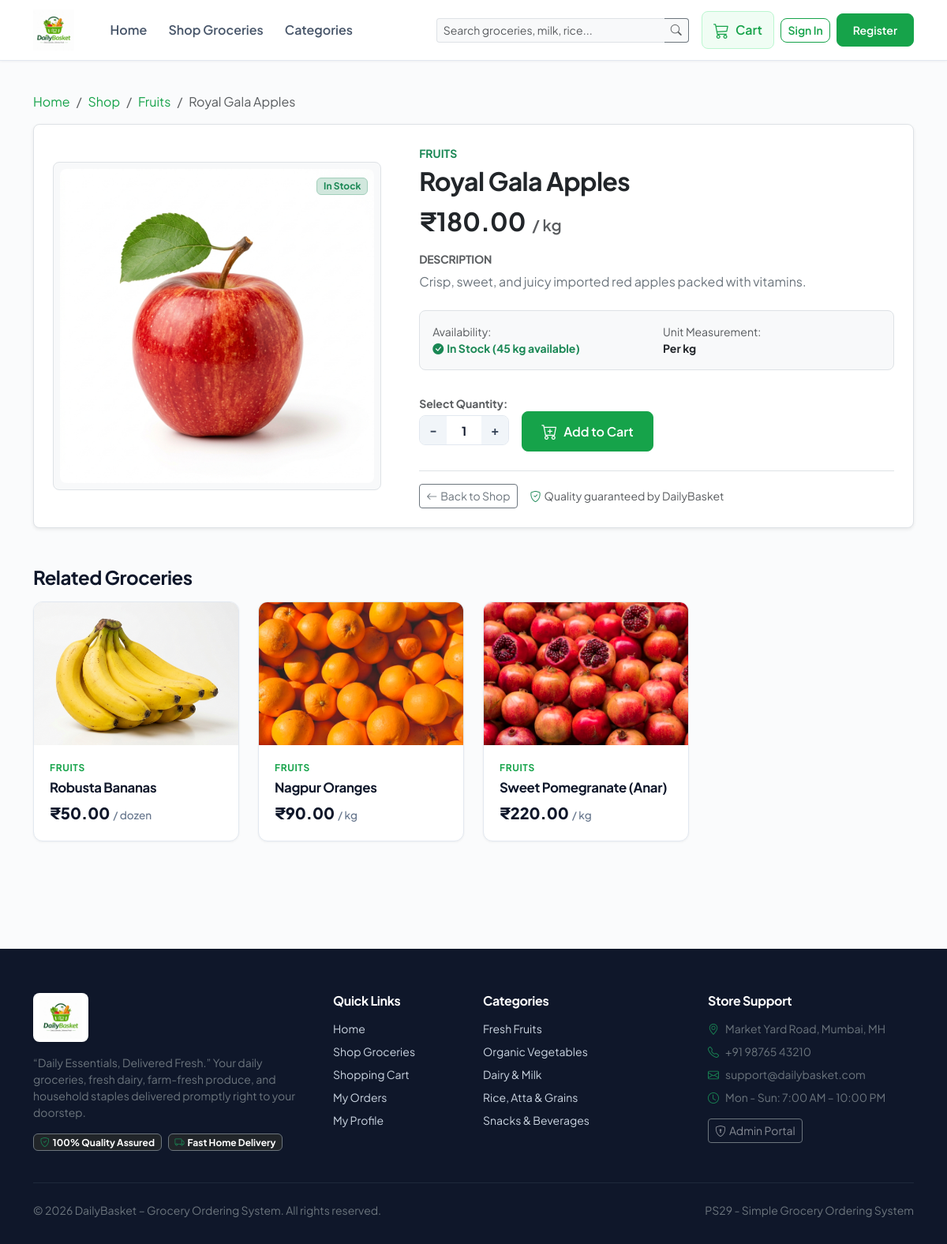
Screenshot of /product.php?id=1 with the database file from the repository.
### tables this page shows
CREATE TABLE `products` (
  `id` INT AUTO_INCREMENT PRIMARY KEY,
  `category_id` INT NOT NULL,
  `name` VARCHAR(150) NOT NULL,
  `description` TEXT NULL,
  `price` DECIMAL(10,2) NOT NULL,
  `stock` INT NOT NULL DEFAULT 0,
  `unit` VARCHAR(50) NOT NULL DEFAULT 'kg',
  `image` VARCHAR(255) NULL,
  `status` ENUM('active', 'inactive', 'out_of_stock') DEFAULT 'active',
  `created_at` TIMESTAMP DEFAULT CURRENT_TIMESTAMP,
  `updated_at` TIMESTAMP DEFAULT CURRENT_TIMESTAMP ON UPDATE CURRENT_TIMESTAMP,
  FOREIGN KEY (`category_id`) REFERENCES `categories` (`id`) ON DELETE CASCADE
);

CREATE TABLE `categories` (
  `id` INT AUTO_INCREMENT PRIMARY KEY,
  `name` VARCHAR(100) NOT NULL UNIQUE,
  `description` TEXT NULL,
  `image` VARCHAR(255) NULL,
  `created_at` TIMESTAMP DEFAULT CURRENT_TIMESTAMP
);

### product.php (the view, shortened to what this page needs)
<?php
$productId = isset($_GET['id']) && is_numeric($_GET['id']) ? (int)$_GET['id'] : 0;
require_once __DIR__ . '/includes/header.php';
$db = getDB();
$stmt = $db->prepare("
    SELECT p.*, c.name as category_name, c.id as category_id
    FROM products p
    JOIN categories c ON p.category_id = c.id
    WHERE p.id = ? AND p.status != 'inactive'
");
$stmt->execute([$productId]);
$product = $stmt->fetch();
$relStmt = $db->prepare("
    SELECT p.*, c.name as category_name
    FROM products p
    JOIN categories c ON p.category_id = c.id
    WHERE p.category_id = ? AND p.id != ? AND p.status != 'inactive'
    LIMIT 4
");
$relStmt->execute([$product['category_id'], $product['id']]);
$relatedProducts = $relStmt->fetchAll();
?>
<div class="container py-4">
    <nav aria-label="breadcrumb">
        <ol class="breadcrumb small">
            <li class="breadcrumb-item"><a href="<?= baseUrl('index.php') ?>">Home</a></li>
            <li class="breadcrumb-item"><a href="<?= baseUrl('shop.php') ?>">Shop</a></li>
            <li class="breadcrumb-item"><a href="<?= baseUrl('shop.php?category=' . $product['category_id']) ?>"><?= escape($product['category_name']) ?></a></li>
            <li class="breadcrumb-item active" aria-current="page"><?= escape($product['name']) ?></li>
        </ol>
    </nav>
    <div class="card border shadow-sm rounded-3 p-4 mb-5 bg-white">
        <div class="row g-5 align-items-center">
            <div class="col-lg-5 text-center">
                <div class="rounded-3 overflow-hidden bg-light border p-2 position-relative">
                    <img src="<?= getProductImageUrl($product['image']) ?>" alt="<?= escape($product['name']) ?>" class="img-fluid rounded-3" style="max-height: 420px; width: 100%; object-fit: cover;">
                    <div class="position-absolute top-0 end-0 p-3">
                        <?= getStockBadge((int)$product['stock'], $product['status']) ?>
                    </div>
                </div>
            </div>
            <div class="col-lg-7">
                <span class="text-success text-uppercase fw-bold small"><?= escape($product['category_name']) ?></span>
                <h1 class="h2 fw-bold mt-1 mb-2"><?= escape($product['name']) ?></h1>
                <div class="d-flex align-items-baseline gap-2 mb-3">
                    <span class="fs-2 fw-bolder text-dark"><?= formatPrice($product['price']) ?></span>
                    <span class="text-muted fw-semibold fs-5">/ <?= escape($product['unit']) ?></span>
                </div>
                <div class="mb-4">
                    <h6 class="fw-bold text-muted small text-uppercase">Description</h6>
                    <p class="text-secondary leading-relaxed">
                        <?= nl2br(escape($product['description'])) ?>
                    </p>
                </div>
                <div class="p-3 bg-light rounded-3 mb-4 border">
                    <div class="row g-3 small">
                        <div class="col-6">
                            <span class="text-muted d-block">Availability:</span>
                            <?php if ($product['stock'] > 0): ?>
                                <strong class="text-success"><i class="bi bi-check-circle-fill me-1"></i>In Stock (<?= (int)$product['stock'] ?> <?= escape($product['unit']) ?> available)</strong>
                            <?php else: ?>
                                <strong class="text-danger"><i class="bi bi-x-circle-fill me-1"></i>Currently Out of Stock</strong>
                            <?php endif; ?>
                        </div>
                        <div class="col-6">
                            <span class="text-muted d-block">Unit Measurement:</span>
                            <strong>Per <?= escape($product['unit']) ?></strong>
                        </div>
                    </div>
                </div>
                <?php if ($product['stock'] > 0 && $product['status'] === 'active'): ?>
                    <form action="<?= baseUrl('cart-action.php') ?>" method="POST" class="mb-4">
                        <div class="row align-items-center g-3">
                            <div class="col-auto">
                                <label class="form-label small fw-bold text-muted mb-1 d-block">Select Quantity:</label>
                                <div class="fc-qty-group">
                                    <button type="button" class="fc-qty-btn" data-action="dec">-</button>
                                    <input type="number" name="quantity" class="fc-qty-input" value="1" min="1" max="<?= $product['stock'] ?>">
                                    <button type="button" class="fc-qty-btn" data-action="inc">+</button>
                                </div>
                            </div>
                            <div class="col-auto">
                                <label class="form-label d-none d-sm-block mb-1">&nbsp;</label>
                                <button type="submit" class="btn btn-primary px-4 d-flex align-items-center gap-2">
                                    <i class="bi bi-cart-plus fs-5"></i>
                                    <span>Add to Cart</span>
                                </button>
                            </div>
                        </div>
                    </form>
                <?php endif; ?>
                <div class="d-flex align-items-center gap-3 pt-3 border-top">
                    <a href="<?= baseUrl('shop.php') ?>" class="btn btn-outline-secondary btn-sm">
                        <i class="bi bi-arrow-left me-1"></i>Back to Shop
                    </a>
                    <span class="text-muted small"><i class="bi bi-shield-check text-success me-1"></i>Quality guaranteed by DailyBasket</span>
                </div>
            </div>
        </div>
    </div>
    <?php if (!empty($relatedProducts)): ?>
        <div class="mb-5">
            <h4 class="fw-bold mb-3">Related Groceries</h4>
            <div class="row g-4 row-cols-1 row-cols-sm-2 row-cols-lg-4">
                <?php foreach ($relatedProducts as $rel): ?>
                    <div class="col">
                        <div class="fc-card">
                            <div class="fc-card-img-wrapper">
                                <img src="<?= getProductImageUrl($rel['image']) ?>" alt="<?= escape($rel['name']) ?>" class="fc-card-img">
                            </div>
                            <div class="fc-card-body">
                                <div class="fc-category-tag"><?= escape($rel['category_name']) ?></div>
                                <h6 class="fc-product-title">
                                    <a href="<?= baseUrl('product.php?id=' . $rel['id']) ?>"><?= escape($rel['name']) ?></a>
                                </h6>
                                <div class="d-flex align-items-baseline gap-1 mt-auto">
                                    <span class="fc-product-price"><?= formatPrice($rel['price']) ?></span>
                                    <span class="fc-product-unit">/ <?= escape($rel['unit']) ?></span>
                                </div>
                            </div>
                        </div>
                    </div>
                <?php endforeach; ?>
            </div>
        </div>
    <?php endif; ?>
</div>
<?php require_once __DIR__ . '/includes/footer.php'; ?>

### rows the page displays
products: category.name "Fruits", name "Royal Gala Apples", image (picture), category.name "FRUITS", price "₹180.00", unit "kg", description "Crisp, sweet, and juicy imported red apples packed with vitamins.", stock "45"
products: image (picture), category.name "FRUITS", name "Robusta Bananas", price "₹50.00", unit "dozen"
products: image (picture), category.name "FRUITS", name "Nagpur Oranges", price "₹90.00", unit "kg"
products: image (picture), category.name "FRUITS", name "Sweet Pomegranate (Anar)", price "₹220.00", unit "kg"
